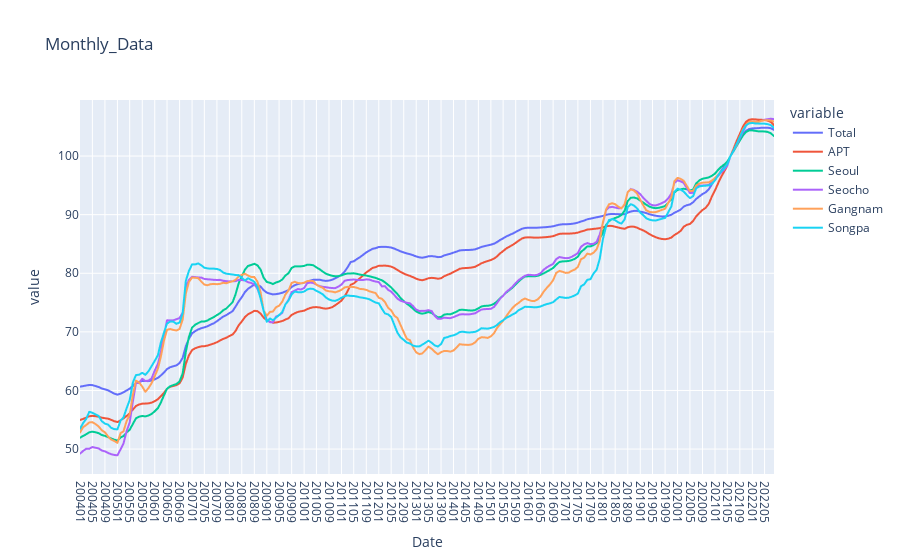

This figure's notebook cell:
### Code cell
#컬럼전체

import plotly.express as px
df = monthly
fig = px.line(df, x='Date', y=df.columns,
              hover_data={"Date": "%Y%m"},
              title='Monthly_Data')
fig.update_xaxes(
    dtick="M4",
    tickformat="%Y%m",
    ticklabelmode="period")
fig.show()

### Figure 1 — Plotly figure (JSON) as saved in the notebook; plotly's stock layout.template omitted (floating-point values rounded to 4 significant figures; data arrays with more than 128 entries replaced by an {"elided": "..."} marker saying what was removed)
{"data": [{"hovertemplate": "variable=Total<br>Date=%{x%Y%m}<br>value=%{y}<extra></extra>", "legendgroup": "Total", "line": {"color": "#636efa", "dash": "solid"}, "marker": {"symbol": "circle"}, "mode": "lines", "name": "Total", "showlegend": true, "type": "scattergl", "x": {"elided": "224 str values"}, "xaxis": "x", "y": {"elided": "224 float values"}, "yaxis": "y"}, {"hovertemplate": "variable=APT<br>Date=%{x%Y%m}<br>value=%{y}<extra></extra>", "legendgroup": "APT", "line": {"color": "#EF553B", "dash": "solid"}, "marker": {"symbol": "circle"}, "mode": "lines", "name": "APT", "showlegend": true, "type": "scattergl", "x": {"elided": "224 str values"}, "xaxis": "x", "y": {"elided": "224 float values"}, "yaxis": "y"}, {"hovertemplate": "variable=Seoul<br>Date=%{x%Y%m}<br>value=%{y}<extra></extra>", "legendgroup": "Seoul", "line": {"color": "#00cc96", "dash": "solid"}, "marker": {"symbol": "circle"}, "mode": "lines", "name": "Seoul", "showlegend": true, "type": "scattergl", "x": {"elided": "224 str values"}, "xaxis": "x", "y": {"elided": "224 float values"}, "yaxis": "y"}, {"hovertemplate": "variable=Seocho<br>Date=%{x%Y%m}<br>value=%{y}<extra></extra>", "legendgroup": "Seocho", "line": {"color": "#ab63fa", "dash": "solid"}, "marker": {"symbol": "circle"}, "mode": "lines", "name": "Seocho", "showlegend": true, "type": "scattergl", "x": {"elided": "224 str values"}, "xaxis": "x", "y": {"elided": "224 float values"}, "yaxis": "y"}, {"hovertemplate": "variable=Gangnam<br>Date=%{x%Y%m}<br>value=%{y}<extra></extra>", "legendgroup": "Gangnam", "line": {"color": "#FFA15A", "dash": "solid"}, "marker": {"symbol": "circle"}, "mode": "lines", "name": "Gangnam", "showlegend": true, "type": "scattergl", "x": {"elided": "224 str values"}, "xaxis": "x", "y": {"elided": "224 float values"}, "yaxis": "y"}, {"hovertemplate": "variable=Songpa<br>Date=%{x%Y%m}<br>value=%{y}<extra></extra>", "legendgroup": "Songpa", "line": {"color": "#19d3f3", "dash": "solid"}, "marker": {"symbol": "circle"}, "mode": "lines", "name": "Songpa", "showlegend": true, "type": "scattergl", "x": {"elided": "224 str values"}, "xaxis": "x", "y": {"elided": "224 float values"}, "yaxis": "y"}], "layout": {"legend": {"title": {"text": "variable"}, "tracegroupgap": 0}, "title": {"text": "Monthly_Data"}, "xaxis": {"anchor": "y", "domain": [0, 1], "dtick": "M4", "tickformat": "%Y%m", "ticklabelmode": "period", "title": {"text": "Date"}}, "yaxis": {"anchor": "x", "domain": [0, 1], "title": {"text": "value"}}}}
